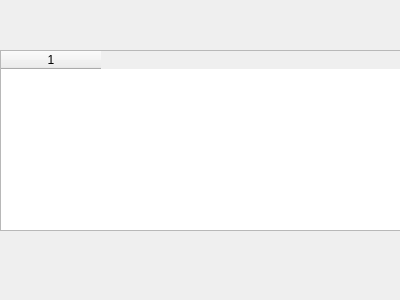
<?xml version="1.0" encoding="UTF-8"?>
<ui version="4.0">
 <class>HistoryDialog</class>
 <widget class="QDialog" name="HistoryDialog">
  <property name="geometry">
   <rect>
    <x>0</x>
    <y>0</y>
    <width>400</width>
    <height>300</height>
   </rect>
  </property>
  <property name="windowTitle">
   <string>Dialog</string>
  </property>
  <widget class="QTableWidget" name="historyTable">
   <property name="geometry">
    <rect>
     <x>0</x>
     <y>50</y>
     <width>401</width>
     <height>181</height>
    </rect>
   </property>
   <property name="columnCount">
    <number>1</number>
   </property>
   <column/>
  </widget>
 </widget>
 <resources/>
 <connections/>
</ui>
